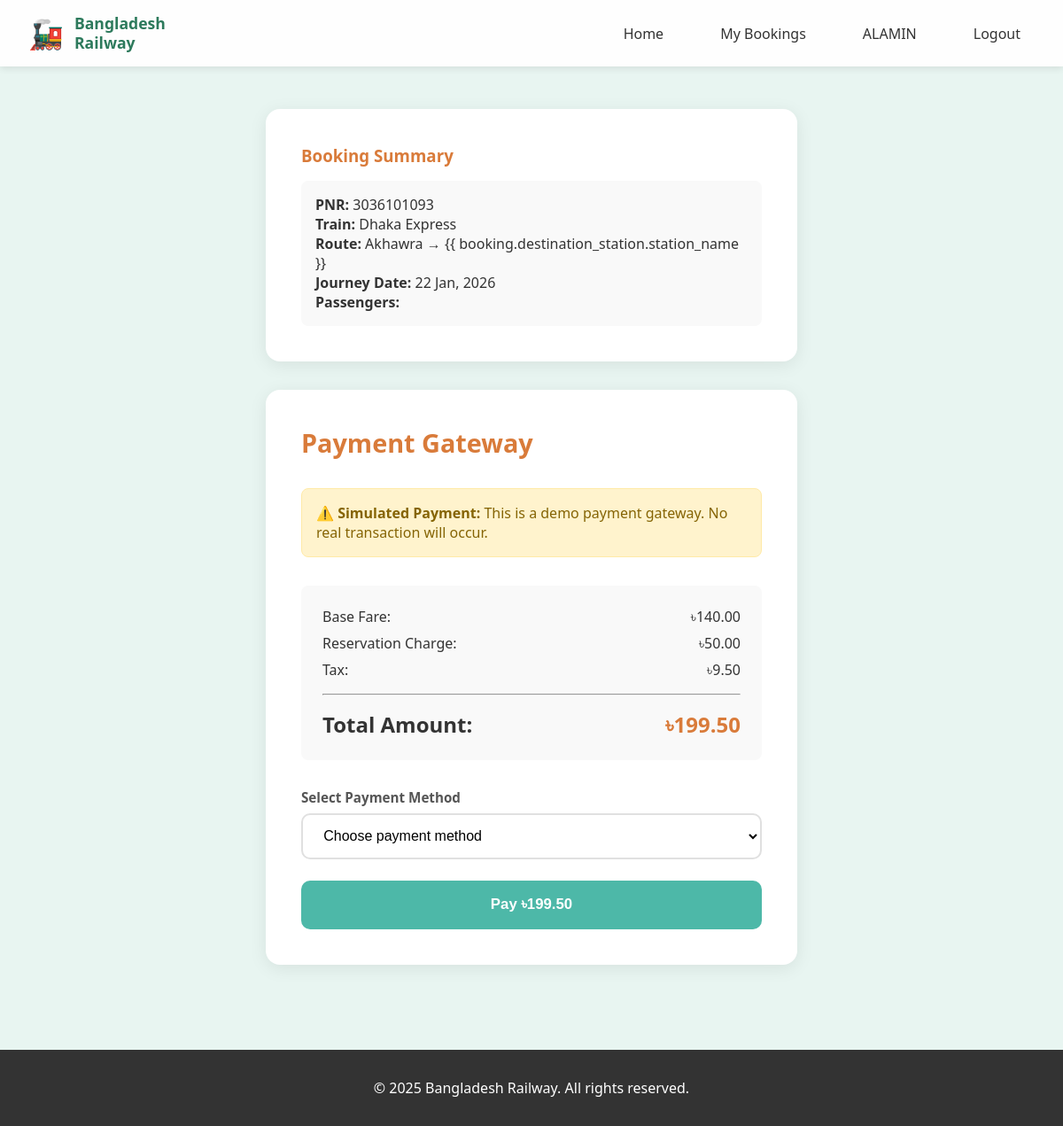
The page /bookings/payment/3036101093/ (signed in) on the database its author committed.
### accounts/models.py (models this page shows, shortened)
class User(AbstractUser):
    ROLE_CHOICES = (
        ('customer', 'Customer'),
        ('admin', 'Administrator'),
    )
    GENDER_CHOICES = (
        ('Male', 'Male'),
        ('Female', 'Female'),
        ('Other', 'Other'),
    )
    phone_number = models.CharField(max_length=15, blank=True, null=True)
    address = models.TextField(blank=True, null=True)
    full_name = models.CharField(max_length=100, blank=True, null=True,
                                  help_text="Full name for ticket")
    age = models.IntegerField(blank=True, null=True)
    gender = models.CharField(max_length=10, choices=GENDER_CHOICES, blank=True, null=True)
    role = models.CharField(max_length=20, choices=ROLE_CHOICES, default='customer')
    def is_admin_user(self):
        return self.role == 'admin'
    class Meta:
        verbose_name = 'User'
        verbose_name_plural = 'Users'

### bookings/models.py (models this page shows, shortened)
class Payment(models.Model):
    STATUS_CHOICES = (
        ('pending', 'Pending'),
        ('success', 'Success'),
        ('failed', 'Failed'),
    )
    PAYMENT_METHOD_CHOICES = (
        ('bkash', 'bKash'),
        ('nagad', 'Nagad'),
        ('card', 'Credit/Debit Card'),
        ('cash', 'Cash'),
    )
    BOOKING_STATUS_CHOICES = (
        ('booked', 'Booked'),
        ('travelled', 'Travelled'),
        ('cancelled', 'Cancelled'),
    )
    pnr = models.CharField(max_length=10, unique=True, default=generate_pnr, primary_key=True)
    user = models.ForeignKey(settings.AUTH_USER_MODEL, on_delete=models.CASCADE, related_name='payments')
    train = models.ForeignKey(Train, on_delete=models.CASCADE)
    train_schedule = models.ForeignKey(TrainSchedule, on_delete=models.CASCADE)
    origin_station = models.ForeignKey(Station, on_delete=models.CASCADE, related_name='origin_payments')
    destination_station = models.ForeignKey(Station, on_delete=models.CASCADE, related_name='destination_payments')
    journey_date = models.DateField()
    booking_date = models.DateTimeField(auto_now_add=True)
    base_fare = models.DecimalField(max_digits=10, decimal_places=2, default=0)
    reservation_charge = models.DecimalField(max_digits=10, decimal_places=2, default=50)
    tax = models.DecimalField(max_digits=10, decimal_places=2, default=0)
    total_fare = models.DecimalField(max_digits=10, decimal_places=2, default=0)
    booking_status = models.CharField(max_length=20, choices=BOOKING_STATUS_CHOICES, default='booked')
    payment_method = models.CharField(max_length=20, choices=PAYMENT_METHOD_CHOICES, blank=True, null=True)
    payment_status = models.CharField(max_length=20, choices=STATUS_CHOICES, default='pending')
    transaction_id = models.CharField(max_length=50, unique=True, blank=True, null=True)
    payment_date = models.DateTimeField(null=True, blank=True)
    class Meta:
        ordering = ['-booking_date']
        verbose_name = 'Payment/Booking'
        verbose_name_plural = 'Payments/Bookings'

### trains/models.py (models this page shows, shortened)
class Train(models.Model):
    CLASS_CHOICES = (
        ('AC', 'Air Conditioned'),
        ('Non-AC', 'Non Air Conditioned'),
        ('Sleeper', 'Sleeper'),
    )
    train_number = models.CharField(max_length=10, unique=True)
    train_name = models.CharField(max_length=100)
    total_seats = models.IntegerField(default=100, help_text="Total seats available")
    available_seats = models.IntegerField(default=100, help_text="Currently available seats")
    total_coaches = models.IntegerField(default=10)
    classes_available = models.CharField(max_length=100, help_text="e.g., AC,Non-AC,Sleeper")
    off_day = models.CharField(max_length=50, blank=True, null=True,
                                help_text="Days when train doesn't run (e.g., Sunday)")
    class Meta:
        ordering = ['train_name']
        verbose_name = 'Train'
        verbose_name_plural = 'Trains'

class Station(models.Model):
    station_code = models.CharField(max_length=10, unique=True)
    station_name = models.CharField(max_length=100)
    city = models.CharField(max_length=100)
    class Meta:
        ordering = ['station_name']
        verbose_name = 'Station'
        verbose_name_plural = 'Stations'

### bookings/views.py (the view, shortened to what this page needs)
# urls.py: path('payment/<str:pnr>/', views.payment, name='payment'),
@login_required
def payment(request, pnr):
    booking = get_object_or_404(Payment, pnr=pnr, user=request.user)
    if booking.payment_status == 'success':
        messages.info(request, 'This booking is already paid!')
        return redirect('bookings:booking_detail', pnr=booking.pnr)
    context = {
        'booking': booking,
    }
    return render(request, 'bookings/payment.html', context)

### templates/bookings/payment.html (shortened to what this page needs)
{% extends 'base.html' %}
{% block content %}
<div class="container">
    <div style="max-width: 600px; margin: 2rem auto;">
        <div class="search-card" style="margin-bottom: 2rem;">
            <h3 style="color: #D97B3A;">Booking Summary</h3>
            <div style="background: #f9f9f9; padding: 1rem; border-radius: 8px; margin-top: 1rem;">
                <p><strong>PNR:</strong> {{ booking.pnr }}</p>
                <p><strong>Train:</strong> {{ booking.train.train_name }}</p>
                <p><strong>Route:</strong> {{ booking.origin_station.station_name }} → {{
                    booking.destination_station.station_name }}</p>
                <p><strong>Journey Date:</strong> {{ booking.journey_date|date:"d M, Y" }}</p>
                <p><strong>Passengers:</strong> {{ passengers.count }}</p>
            </div>
        </div>
        <div class="search-card">
            <h2 style="color: #D97B3A; margin-bottom: 2rem;">Payment Gateway</h2>
            <div
                style="background: #fff3cd; padding: 1rem; border-radius: 8px; margin-bottom: 2rem; border: 1px solid #ffeaa7;">
                <p style="margin: 0; color: #856404;">
                    <strong>⚠️ Simulated Payment:</strong> This is a demo payment gateway. No real transaction will
                    occur.
                </p>
            </div>
            <div style="background: #f9f9f9; padding: 1.5rem; border-radius: 8px; margin-bottom: 2rem;">
                <div style="display: flex; justify-content: space-between; margin-bottom: 0.5rem;">
                    <span>Base Fare:</span>
                    <span>৳{{ booking.base_fare }}</span>
                </div>
                <div style="display: flex; justify-content: space-between; margin-bottom: 0.5rem;">
                    <span>Reservation Charge:</span>
                    <span>৳{{ booking.reservation_charge }}</span>
                </div>
                <div style="display: flex; justify-content: space-between; margin-bottom: 0.5rem;">
                    <span>Tax:</span>
                    <span>৳{{ booking.tax }}</span>
                </div>
                <hr style="margin: 1rem 0;">
                <div style="display: flex; justify-content: space-between; font-size: 1.5rem; font-weight: bold;">
                    <span>Total Amount:</span>
                    <span style="color: #D97B3A;">৳{{ booking.total_fare }}</span>
                </div>
            </div>
            <form method="POST" action="" id="paymentForm">
                <div class="form-group">
                    <label>Select Payment Method</label>
                    <select name="payment_method" required>
                        <option value="">Choose payment method</option>
                    </select>
                </div>
                <button type="submit" class="btn btn-success" id="payButton" style="width: 100%;">
                    Pay ৳{{ booking.total_fare }}
                </button>
            </form>
        </div>
    </div>
</div>
{% endblock %}

### templates/base.html (shortened to what this page needs)
{% load static %}
<!DOCTYPE html>
<html lang="en">
<head>
    <link rel="stylesheet" href="{% static 'css/style.css' %}">
</head>
<body>
    <nav class="navbar">
        <div class="navbar-container">
            <a href="{% url 'trains:home' %}" class="navbar-brand">
                <div class="navbar-logo">🚂</div>
                <div>
                    <div class="navbar-title">Bangladesh</div>
                    <div class="navbar-title">Railway</div>
                </div>
            </a>
            <ul class="navbar-menu">
                {% if user.is_authenticated %}
                {% if user.is_admin_user %}
                <li><a href="{% url 'accounts:admin_dashboard' %}">Dashboard</a></li>
                <li><a href="{% url 'trains:admin_train_list' %}">Manage Trains</a></li>
                <li><a href="{% url 'trains:admin_route_list' %}">Manage Routes</a></li>
                <li><a href="{% url 'trains:admin_schedule_list' %}">Manage Schedules</a></li>
                <li><a href="{% url 'accounts:logout' %}">Logout</a></li>
                {% else %}
                <li><a href="{% url 'trains:home' %}">Home</a></li>
                <li><a href="{% url 'bookings:my_bookings' %}">My Bookings</a></li>
                <li><a href="{% url 'accounts:profile' %}">{{ user.username }}</a></li>
                <li><a href="{% url 'accounts:logout' %}">Logout</a></li>
                {% endif %}
                {% else %}
                <li><a href="{% url 'trains:home' %}">Home</a></li>
                <li><a href="{% url 'accounts:login' %}">Login</a></li>
                <li><a href="{% url 'accounts:register' %}">Register</a></li>
                {% endif %}
            </ul>
        </div>
    </nav>
    {% block content %}
    {% endblock %}
    <footer style="background: #333; color: white; text-align: center; padding: 2rem; margin-top: 3rem;">
        <p>&copy; 2025 Bangladesh Railway. All rights reserved.</p>
    </footer>
</body>
</html>

### static/css/style.css (style rules this page uses)
* { margin: 0; padding: 0; box-sizing: border-box; }
body { font-family: 'Segoe UI', Tahoma, Geneva, Verdana, sans-serif; background: #e8f5f1; min-height: 100vh; color: #333; }
.container { max-width: 1200px; margin: 0 auto; padding: 1rem 2rem; }
.navbar { background: rgba(255, 255, 255, 0.95); box-shadow: 0 2px 8px rgba(0, 0, 0, 0.1); position: sticky; top: 0; z-index: 1000; }
.navbar-container { max-width: 1200px; margin: 0 auto; display: flex; justify-content: space-between; align-items: center; padding: 1rem 2rem; }
.navbar-brand { display: flex; align-items: center; gap: 0.75rem; text-decoration: none; color: #2D7A5C; }
.navbar-logo { font-size: 2rem; }
.navbar-title { font-weight: bold; font-size: 1.1rem; line-height: 1.2; }
.navbar-menu { display: flex; list-style: none; gap: 2rem; align-items: center; }
.navbar-menu li a { text-decoration: none; color: #333; font-weight: 500; padding: 0.5rem 1rem; border-radius: 8px; transition: all 0.3s ease; }
.search-card { background: white; padding: 2.5rem; border-radius: 16px; box-shadow: 0 4px 20px rgba(0, 0, 0, 0.08); }
.search-card h2 { color: #2D7A5C; margin-bottom: 1.5rem; font-size: 1.8rem; font-weight: 700; }
.form-group { margin-bottom: 1.5rem; }
.form-group label { display: block; margin-bottom: 0.5rem; color: #555; font-weight: 600; font-size: 0.95rem; }
.form-group input, .form-group select, .form-group textarea { width: 100%; padding: 0.9rem 1.2rem; border: 2px solid #E0E0E0; border-radius: 10px; font-size: 1rem; transition: all 0.3s ease; background: white; }
.btn { padding: 1.1rem 2.5rem; border: none; border-radius: 10px; font-size: 1.05rem; font-weight: 600; cursor: pointer; transition: all 0.3s ease; text-decoration: none; display: inline-block; }
.btn-primary, .btn-success, .btn-secondary { background: #4db8a8; color: white; }

### rows shown on the page
User: username "ALAMIN"
Payment: pnr "3036101093", train.train_name "Dhaka Express", origin_station.station_name "Akhawra", journey_date "22 Jan, 2026", base_fare "140.00", reservation_charge "50.00", tax "9.50", total_fare "199.50"
